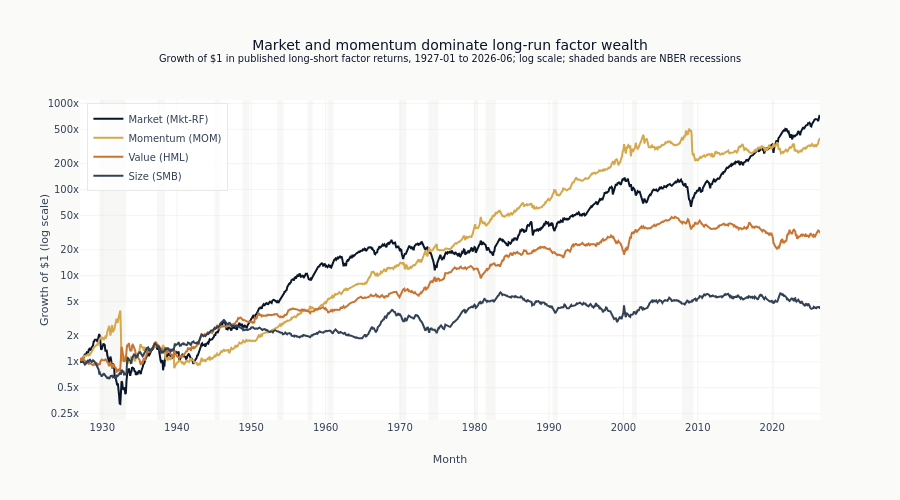

This figure's notebook cell:
### Markdown cell above
### Add recession context

Recession shading separates secular compounding from crisis behavior.

### Code cell
# Add recession bands
for start, end in RECESSIONS:
    start_dt = datetime.strptime(start, "%Y-%m-%d")
    end_dt = datetime.strptime(end, "%Y-%m-%d")
    if start_dt >= cum_returns.index.min():
        fig.add_vrect(
            x0=start_dt,
            x1=end_dt,
            fillcolor=COLORS["silver_muted"],
            opacity=0.35,
            layer="below",
            line_width=0,
        )

wealth_tick_values = [0.25, 0.5, 1, 2, 5, 10, 20, 50, 100, 200, 500, 1_000]
wealth_tick_text = [f"{value:g}x" for value in wealth_tick_values]
fig.update_layout(
    title=(
        f"Market and momentum dominate long-run factor wealth<br><sup>Growth of $1 in "
        f"published long-short factor returns, {cum_returns.index.min():%Y-%m} to "
        f"{cum_returns.index.max():%Y-%m}; log scale; shaded bands are NBER recessions</sup>"
    ),
    xaxis_title="Month",
    yaxis_title="Growth of $1 (log scale)",
    yaxis_type="log",
    yaxis=dict(tickmode="array", tickvals=wealth_tick_values, ticktext=wealth_tick_text),
    legend=dict(yanchor="top", y=0.99, xanchor="left", x=0.01),
    hovermode="x unified",
    height=500,
)

fig.show()

### Figure 1 — Plotly figure (JSON) as saved in the notebook; plotly's stock layout.template omitted (floating-point values rounded to 4 significant figures; data arrays with more than 128 entries replaced by an {"elided": "..."} marker saying what was removed)
{"data": [{"hovertemplate": "%{x|%Y-%m}<br>%{y:.2f}x<extra></extra>", "line": {"color": "#0a1628", "width": 2}, "name": "Market (Mkt-RF)", "type": "scatter", "x": {"elided": "1194 str values"}, "y": {"elided": "1194 float values"}}, {"hovertemplate": "%{x|%Y-%m}<br>%{y:.2f}x<extra></extra>", "line": {"color": "#D4A84B", "width": 2}, "name": "Momentum (MOM)", "type": "scatter", "x": {"elided": "1194 str values"}, "y": {"elided": "1194 float values"}}, {"hovertemplate": "%{x|%Y-%m}<br>%{y:.2f}x<extra></extra>", "line": {"color": "#C87533", "width": 2}, "name": "Value (HML)", "type": "scatter", "x": {"elided": "1194 str values"}, "y": {"elided": "1194 float values"}}, {"hovertemplate": "%{x|%Y-%m}<br>%{y:.2f}x<extra></extra>", "line": {"color": "#334155", "width": 2}, "name": "Size (SMB)", "type": "scatter", "x": {"elided": "1194 str values"}, "y": {"elided": "1194 float values"}}], "layout": {"height": 500, "hovermode": "x unified", "legend": {"x": 0.01, "xanchor": "left", "y": 0.99, "yanchor": "top"}, "shapes": [{"fillcolor": "#e8e8e6", "layer": "below", "line": {"width": 0}, "opacity": 0.35, "type": "rect", "x0": "1929-08-01T00:00:00", "x1": "1933-03-01T00:00:00", "xref": "x", "y0": 0, "y1": 1, "yref": "y domain"}, {"fillcolor": "#e8e8e6", "layer": "below", "line": {"width": 0}, "opacity": 0.35, "type": "rect", "x0": "1937-05-01T00:00:00", "x1": "1938-06-01T00:00:00", "xref": "x", "y0": 0, "y1": 1, "yref": "y domain"}, {"fillcolor": "#e8e8e6", "layer": "below", "line": {"width": 0}, "opacity": 0.35, "type": "rect", "x0": "1945-02-01T00:00:00", "x1": "1945-10-01T00:00:00", "xref": "x", "y0": 0, "y1": 1, "yref": "y domain"}, {"fillcolor": "#e8e8e6", "layer": "below", "line": {"width": 0}, "opacity": 0.35, "type": "rect", "x0": "1948-11-01T00:00:00", "x1": "1949-10-01T00:00:00", "xref": "x", "y0": 0, "y1": 1, "yref": "y domain"}, {"fillcolor": "#e8e8e6", "layer": "below", "line": {"width": 0}, "opacity": 0.35, "type": "rect", "x0": "1953-07-01T00:00:00", "x1": "1954-05-01T00:00:00", "xref": "x", "y0": 0, "y1": 1, "yref": "y domain"}, {"fillcolor": "#e8e8e6", "layer": "below", "line": {"width": 0}, "opacity": 0.35, "type": "rect", "x0": "1957-08-01T00:00:00", "x1": "1958-04-01T00:00:00", "xref": "x", "y0": 0, "y1": 1, "yref": "y domain"}, {"fillcolor": "#e8e8e6", "layer": "below", "line": {"width": 0}, "opacity": 0.35, "type": "rect", "x0": "1960-04-01T00:00:00", "x1": "1961-02-01T00:00:00", "xref": "x", "y0": 0, "y1": 1, "yref": "y domain"}, {"fillcolor": "#e8e8e6", "layer": "below", "line": {"width": 0}, "opacity": 0.35, "type": "rect", "x0": "1969-12-01T00:00:00", "x1": "1970-11-01T00:00:00", "xref": "x", "y0": 0, "y1": 1, "yref": "y domain"}, {"fillcolor": "#e8e8e6", "layer": "below", "line": {"width": 0}, "opacity": 0.35, "type": "rect", "x0": "1973-11-01T00:00:00", "x1": "1975-03-01T00:00:00", "xref": "x", "y0": 0, "y1": 1, "yref": "y domain"}, {"fillcolor": "#e8e8e6", "layer": "below", "line": {"width": 0}, "opacity": 0.35, "type": "rect", "x0": "1980-01-01T00:00:00", "x1": "1980-07-01T00:00:00", "xref": "x", "y0": 0, "y1": 1, "yref": "y domain"}, {"fillcolor": "#e8e8e6", "layer": "below", "line": {"width": 0}, "opacity": 0.35, "type": "rect", "x0": "1981-07-01T00:00:00", "x1": "1982-11-01T00:00:00", "xref": "x", "y0": 0, "y1": 1, "yref": "y domain"}, {"fillcolor": "#e8e8e6", "layer": "below", "line": {"width": 0}, "opacity": 0.35, "type": "rect", "x0": "1990-07-01T00:00:00", "x1": "1991-03-01T00:00:00", "xref": "x", "y0": 0, "y1": 1, "yref": "y domain"}, {"fillcolor": "#e8e8e6", "layer": "below", "line": {"width": 0}, "opacity": 0.35, "type": "rect", "x0": "2001-03-01T00:00:00", "x1": "2001-11-01T00:00:00", "xref": "x", "y0": 0, "y1": 1, "yref": "y domain"}, {"fillcolor": "#e8e8e6", "layer": "below", "line": {"width": 0}, "opacity": 0.35, "type": "rect", "x0": "2007-12-01T00:00:00", "x1": "2009-06-01T00:00:00", "xref": "x", "y0": 0, "y1": 1, "yref": "y domain"}, {"fillcolor": "#e8e8e6", "layer": "below", "line": {"width": 0}, "opacity": 0.35, "type": "rect", "x0": "2020-02-01T00:00:00", "x1": "2020-04-01T00:00:00", "xref": "x", "y0": 0, "y1": 1, "yref": "y domain"}], "title": {"text": "Market and momentum dominate long-run factor wealth<br><sup>Growth of $1 in published long-short factor returns, 1927-01 to 2026-06; log scale; shaded bands are NBER recessions</sup>"}, "xaxis": {"title": {"text": "Month"}}, "yaxis": {"tickmode": "array", "ticktext": ["0.25x", "0.5x", "1x", "2x", "5x", "10x", "20x", "50x", "100x", "200x", "500x", "1000x"], "tickvals": [0.25, 0.5, 1, 2, 5, 10, 20, 50, 100, 200, 500, 1000], "title": {"text": "Growth of $1 (log scale)"}, "type": "log"}}}
